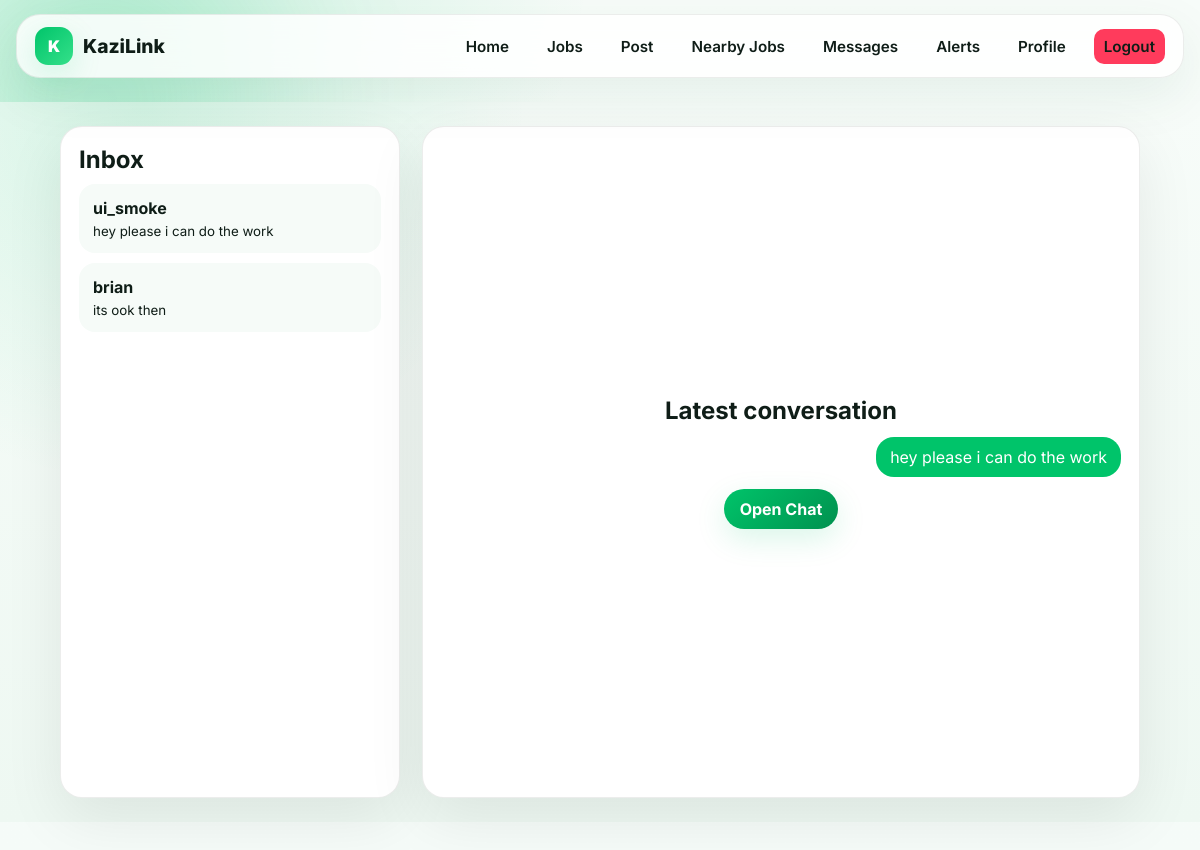
The page /inbox/ (signed in) on the database as committed earlier.
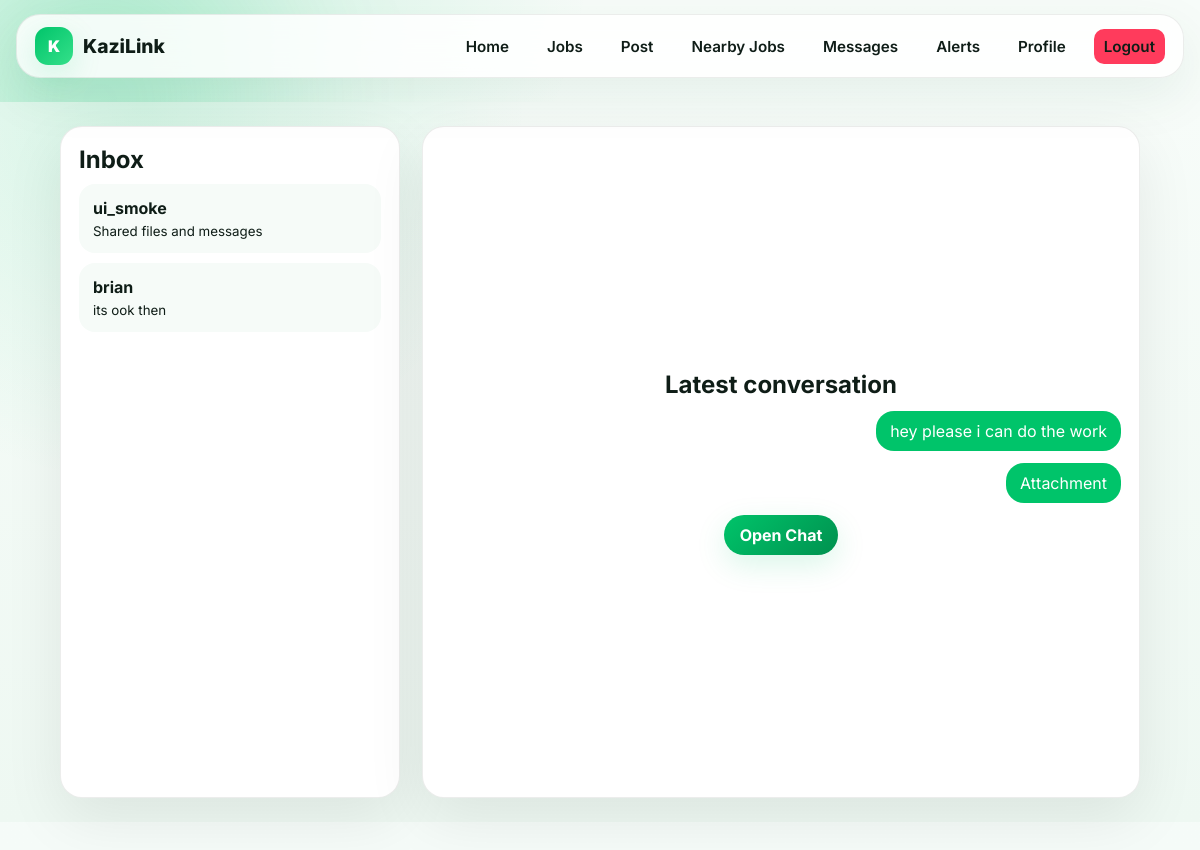
The same page on the database as committed later.
### marketplace/models.py (models this page shows)
class Conversation(models.Model):
    participants = models.ManyToManyField(User, related_name='conversations')
    job = models.ForeignKey(Job, on_delete=models.SET_NULL, null=True, blank=True, related_name='conversations')
    updated_at = models.DateTimeField(default=timezone.now)
    class Meta:
        ordering = ['-updated_at']

class Message(models.Model):
    conversation = models.ForeignKey(Conversation, on_delete=models.CASCADE, related_name='messages')
    sender = models.ForeignKey(User, on_delete=models.CASCADE, related_name='sent_messages')
    body = models.TextField(blank=True)
    attachment = models.FileField(upload_to='chat/files/', blank=True)
    image = models.ImageField(upload_to='chat/images/', blank=True)
    voice_note = models.FileField(upload_to='chat/voice/', blank=True)
    seen = models.BooleanField(default=False)
    created_at = models.DateTimeField(auto_now_add=True)
    class Meta:
        ordering = ['created_at']

### marketplace/views.py (the view)
# urls.py: path('inbox/', views.inbox, name='inbox'),
@login_required
def inbox(request):
    conversations = request.user.conversations.prefetch_related('participants', 'messages')
    active = conversations.first()
    return render(request, 'marketplace/inbox.html', {'conversations': conversations, 'active': active, 'message_form': MessageForm()})

### marketplace/context_processors.py (called while the page is built)
def alert_badge(request):
    if not request.user.is_authenticated:
        return {'alert_match_count': 0}
    return {'alert_match_count': len(matching_alert_jobs(request.user))}

### marketplace/views.py (called while the page is built, shortened)
def matching_alert_jobs(user):
    alerts = list(user.job_alerts.filter(active=True).select_related('category'))
    if not alerts:
        return []

### templates/marketplace/inbox.html (shortened to what this page needs)
{% extends 'marketplace/base.html' %}
{% load static %}
{% block page_css %}<link rel="stylesheet" href="{% static 'marketplace/css/inbox.css' %}">{% endblock %}
{% block content %}
<main class="inbox-layout">
    <aside class="conversation-list">
        <h1>Inbox</h1>
        {% for conversation in conversations %}
            <a href="{% url 'chat_room' conversation.id %}">
                <strong>{% for participant in conversation.participants.all %}{% if participant != user %}{{ participant.username }}{% endif %}{% endfor %}</strong>
                <small>{{ conversation.messages.last.body|default:'Shared files and messages' }}</small>
            </a>
        {% empty %}
            <p>No conversations yet. Start one from a job post or profile.</p>
        {% endfor %}
    </aside>
    <section class="chat-preview">
        {% if active %}
            <h2>Latest conversation</h2>
            {% for message in active.messages.all|slice:":6" %}
                <p class="{% if message.sender == user %}mine{% endif %}">{{ message.body|default:'Attachment' }}</p>
            {% endfor %}
            <a class="btn primary" href="{% url 'chat_room' active.id %}">Open Chat</a>
        {% else %}
            <h2>Modern messaging is ready.</h2>
            <p>Chat supports text, images, files, voice notes, seen status, and profile previews.</p>
        {% endif %}
    </section>
</main>
{% endblock %}

Rows that differ between the two databases and show on the page:
computed for Conversation: messages.last.body "hey please i can do the work" → "Shared files and messages"
added Message: body "Attachment"
